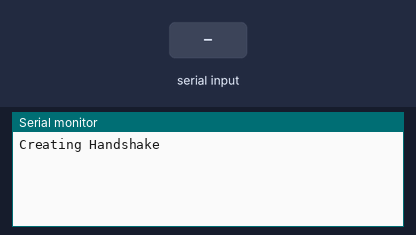
This sketch was run on a simulated ESP32. On the bench: the last lines printed to the serial monitor. Inputs (shaded band) come from the test bench.

Above: at 1.2 s.
1.3 s: "Nano Ready!\n" received over the second serial link
At 2.7 s:
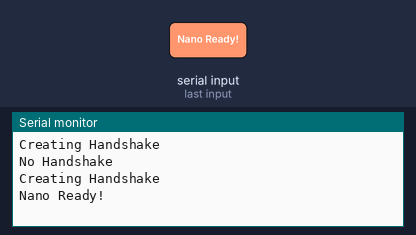
3.5 s: "1\n" received over the second serial link
At 4.3 s:
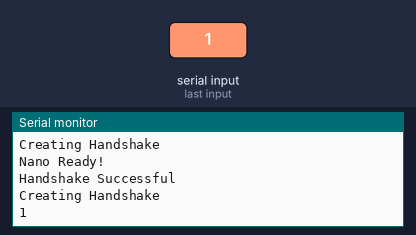

The sketch:

esp_side.ino
```cpp
#define ESP_RX 2 // Connected to txPin 12 of Arduino
#define ESP_TX 4 // Connected to rxPin 11 of Arduino

void setup() {
  // put your setup code here, to run once
  Serial.begin(115200);
  Serial2.begin(9600, SERIAL_8N1, ESP_RX, ESP_TX);

  // Specifying pinModes
  pinMode(ESP_RX, INPUT);
  pinMode(ESP_TX, OUTPUT);
}

void loop() {
  // put your code here to run repeatedly
  // --------Creating Handshake
  Serial.println("Creating Handshake");
  String _datafromNano = Serial2.readStringUntil('\n'); // Read the handshake message from Arduino
  _datafromNano.trim();
  Serial.println(_datafromNano);
  delay(1000);

  if ( _datafromNano == "Nano Ready!") {
    Serial.println("Handshake Successful");

    // --- Give Nano a feedback
    String _msgtoNano = "Esp Cam Ready!";
    Serial2.println(_msgtoNano); // Send handshake confirmation back to Arduino
  } else {
    Serial.println("No Handshake");
  }
}
```

Measured:
- after the input at 1.3 s, the serial monitor: prints a new line after 0.70 s (image 1)
- after the input at 3.5 s, the serial monitor: prints a new line at once (image 2)
